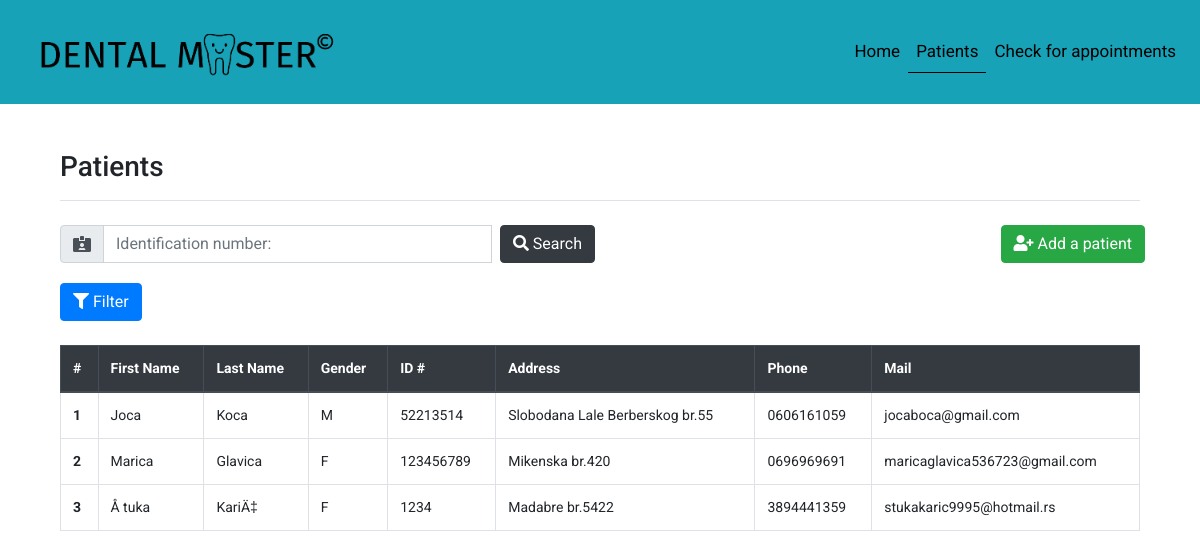
/patients.php, run on the app's committed database.
### tables this page shows
CREATE TABLE `patients` (
  `p_id` int(11) NOT NULL,
  `p_first_name` varchar(128) NOT NULL,
  `p_last_name` varchar(128) NOT NULL,
  `p_gender` varchar(1) NOT NULL,
  `p_identification_number` varchar(64) NOT NULL,
  `p_address` varchar(256) NOT NULL,
  `p_phone` varchar(32) NOT NULL,
  `p_mail` varchar(256) DEFAULT NULL
);

### patients.php (the view, shortened to what this page needs)
<!DOCTYPE html>
<?php
    include 'php/dbh.php';
?>
<html>
    <head>
        <link rel="stylesheet" href="https://stackpath.bootstrapcdn.com/bootstrap/4.3.1/css/bootstrap.min.css">
        <link rel="stylesheet" href="https://use.fontawesome.com/releases/v5.8.2/css/all.css">
        <link rel="stylesheet" href="css/master.css">
    </head>
    <body>
        <nav class="navbar navbar-expand-lg navbar-light bg-info">
            <a class="navbar-brand" href="#">
                <img src="img/logo.png" width="80%" class="d-inline-block align-top" alt="">
            </a>
            <div class="collapse navbar-collapse" id="navbarTogglerDemo03">
                <ul class="navbar-nav ml-auto">
                    <li class="nav-item">
                        <a class="nav-link" href="index.php">Home</a>
                    </li>
                    <li class="nav-item active">
                        <a class="nav-link" href="patients.php">Patients <span class="sr-only">(current)</span></a>
                    </li>
                    <li class="nav-item">
                        <a class="nav-link" href="#">Check for appointments</a>
                    </li>
                </ul>
            </div>
        </nav>
        <div class="container">
            <div class="pb-2 mt-3 mb-4 border-bottom">
                  <h3>Patients</h1>
            </div>
            <form method="get">
                <div class="form-row justify-content-between">
                    <div class="form-group col-md-6 col-sm-6">
                        <div class="input-group mb-1">
                            <div class="input-group-prepend">
                                <span class="input-group-text"><i class="fas fa-id-card-alt"></i></span>
                            </div>
                            <input type="search" name="q" class="form-control mr-2" placeholder="Identification number:" id="patient_identification_id" autocomplete="off" value="<?php
                                if(isset($_GET["q"])) {
                                    echo $_GET["q"];
                                }
                            ?>">
                            <button type="submit" class="btn btn-dark" id="search_button"><i class="fas fa-search"></i> Search</button>
                        </div>
                    </div>
                    <div class="form-group">
                        <a class="btn btn-success ml-1" id="add_patient_button" data-toggle="modal" data-target="#newPatientModal" style="color: white !important;">
                            <i class="fas fa-user-plus"></i> Add a patient
                        </a>
                    </div>
                </div>
            </form>
            <div class="row mb-2">
                <div class="col-3">
                    <form method="get">
                        <a class="btn btn-primary mb-2" data-toggle="collapse" href="#collapseExample" role="button" aria-expanded="false" aria-controls="collapseExample">
                            <i class="fas fa-filter"></i> Filter
                        </a>
                    </form>
                </div>
            </div>
            <table class="table table-hover table-bordered">
                <thead class="thead-dark">
                    <th>#</th>
                    <th>First Name</th>
                    <th>Last Name</th>
                    <th>Gender</th>
                    <th>ID #</th>
                    <th>Address</th>
                    <th>Phone</th>
                    <th>Mail</th>
                </thead>
                <tbody id="table_patients_body">
                    <?php
                        if(isset($_GET["q"]) && !empty($_GET["q"])) {
                            $q_id = $_GET["q"];
                            $q = "SELECT * FROM patients WHERE p_identification_number=$q_id";
                            $result = $conn->query($q);
                            $br = 1;
                            if($result->num_rows > 0) {
                                while ($row = $result->fetch_assoc()) {
                                    echo "<tr id=\"row_{$row["p_id"]}\">";
                                    echo "<th>$br</td>";
                                    echo "<td>{$row["p_first_name"]}</td>";
                                    echo "<td>{$row["p_last_name"]}</td>";
                                    echo "<td>{$row["p_gender"]}</td>";
                                    echo "<td>{$row["p_identification_number"]}</td>";
                                    echo "<td>{$row["p_address"]}</td>";
                                    echo "<td>{$row["p_phone"]}</td>";
                                    echo "<td>{$row["p_mail"]}</td>";
                                    echo "</tr>";
                                    $br++;
                                }
                            } else {
                                echo "<tr id=\"results\"><th>0 results found.</th></tr>";
                            }
                        } else {
                            if(isset($_GET["column"]) && isset($_GET["type"])) {
                                $column = $_GET["column"];
                                $type = $_GET["type"];
                                if($type == "ascending") {
                                    $q = "SELECT * FROM patients ORDER BY p_$column ASC";
                                } else {
                                    $q = "SELECT * FROM patients ORDER BY p_$column DESC";
                                }
                                $result = $conn->query($q);
                                $br = 1;
                                if($result->num_rows > 0) {
                                    while ($row = $result->fetch_assoc()) {
                                        echo "<tr id=\"row_{$row["p_id"]}\">";
                                        echo "<th>$br</td>";
                                        echo "<td>{$row["p_first_name"]}</td>";
                                        echo "<td>{$row["p_last_name"]}</td>";
                                        echo "<td>{$row["p_gender"]}</td>";
                                        echo "<td>{$row["p_identification_number"]}</td>";
                                        echo "<td>{$row["p_address"]}</td>";
                                        echo "<td>{$row["p_phone"]}</td>";
                                        echo "<td>{$row["p_mail"]}</td>";
                                        echo "</tr>";
                                        $br++;
                                    }
                                }
                            } else {
                                $q = "SELECT * FROM patients";
                                $result = $conn->query($q);
                                $br = 1;
                                if($result->num_rows > 0) {
                                    while ($row = $result->fetch_assoc()) {
                                        echo "<tr id=\"row_{$row["p_id"]}\">";
                                        echo "<th>$br</td>";
                                        echo "<td>{$row["p_first_name"]}</td>";
                                        echo "<td>{$row["p_last_name"]}</td>";
                                        echo "<td>{$row["p_gender"]}</td>";
                                        echo "<td>{$row["p_identification_number"]}</td>";
                                        echo "<td>{$row["p_address"]}</td>";
                                        echo "<td>{$row["p_phone"]}</td>";
                                        echo "<td>{$row["p_mail"]}</td>";
                                        echo "</tr>";
                                        $br++;
                                    }
                                }
                            }
                        }
                    ?>
                </tbody>
            </table>
        </div>
    </body>
</html>

### css/master.css (style rules this page uses)
body { font-family: 'Roboto', sans-serif; }
.nav-link { color: black !important; font-size: 17px; }
.active { border-bottom: 1px solid black; }
.navbar-brand { padding-top: 10px; padding-bottom: 0px; }
.container { padding: 30px; }
td, th { font-size: 14px !important; }
tr, #add_patient_button, #add_doctor_button { cursor: pointer; }

### data on the page
patients: p_first_name "Joca", p_last_name "Koca", p_gender "M", p_identification_number "52213514", p_address "Slobodana Lale Berberskog br.55", p_phone "0606161059", p_mail "jocaboca@gmail.com"
patients: p_first_name "Marica", p_last_name "Glavica", p_gender "F", p_identification_number "123456789", p_address "Mikenska br.420", p_phone "0696969691", p_mail "maricaglavica536723@gmail.com"
patients: p_first_name "Å tuka", p_last_name "KariÄ‡", p_gender "F", p_identification_number "1234", p_address "Madabre br.5422", p_phone "3894441359", p_mail "stukakaric9995@hotmail.rs"
